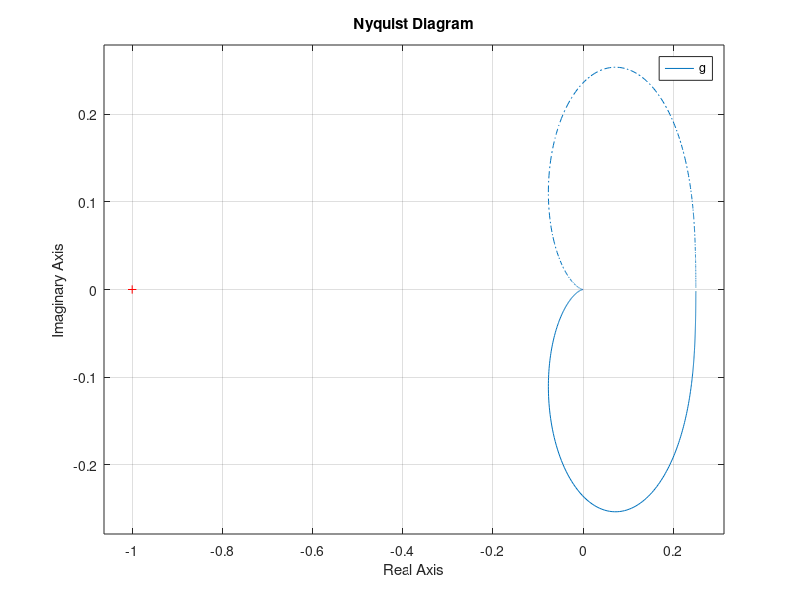

MATLAB code for this plot:
%=============================================================================
% Copyright (c) 2023-present Allan CORNET (Nelson)
%=============================================================================
% This file is part of Nelson.
%=============================================================================
% LICENCE_BLOCK_BEGIN
% SPDX-License-Identifier: LGPL-3.0-or-later
% LICENCE_BLOCK_END
%=============================================================================
% <--WEIGHT 8-->
% <--ADV-CLI MODE-->
%=============================================================================
figure();
s = tf('s');
g = 1 / (2 * s ^ 2 + 3 * s + 4);
nyquist(g);
%=============================================================================
